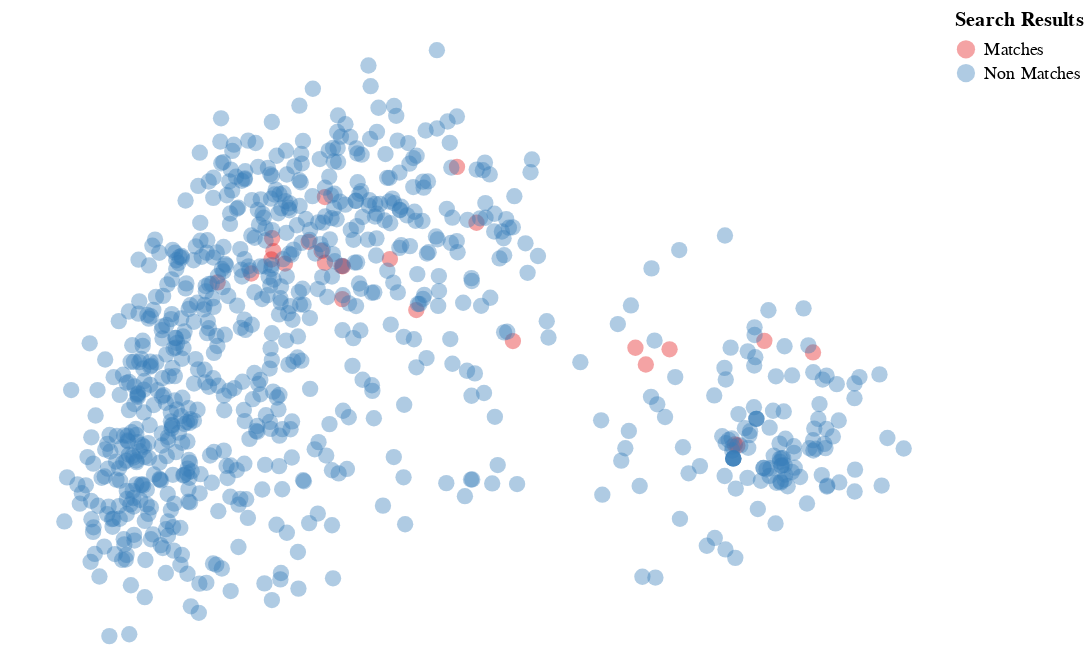

Notebook code cell kept with this figure:
### Code cell
papers.search_2d('The outbreak of Coronavirus Disease 2019 ')

### Figure 1 — Vega-Lite specification as saved in the notebook (floating-point values rounded to 4 significant figures; data arrays with more than 128 entries replaced by an {"elided": "..."} marker saying what was removed)
{"config": {"view": {"continuousWidth": 400, "continuousHeight": 300, "strokeWidth": 0}, "axis": {"grid": false}}, "data": {"name": "data-109aef7ce279542b763346354493ca19"}, "mark": {"type": "circle", "opacity": 0.4, "size": 80}, "encoding": {"color": {"type": "nominal", "field": "Search Results", "scale": {"scheme": "set1"}}, "x": {"type": "quantitative", "axis": null, "field": "x"}, "y": {"type": "quantitative", "axis": null, "field": "y"}}, "height": 350, "width": 500, "$schema": "https://vega.github.io/schema/vega-lite/v4.0.2.json", "datasets": {"data-109aef7ce279542b763346354493ca19": {"elided": "825 records"}}}
